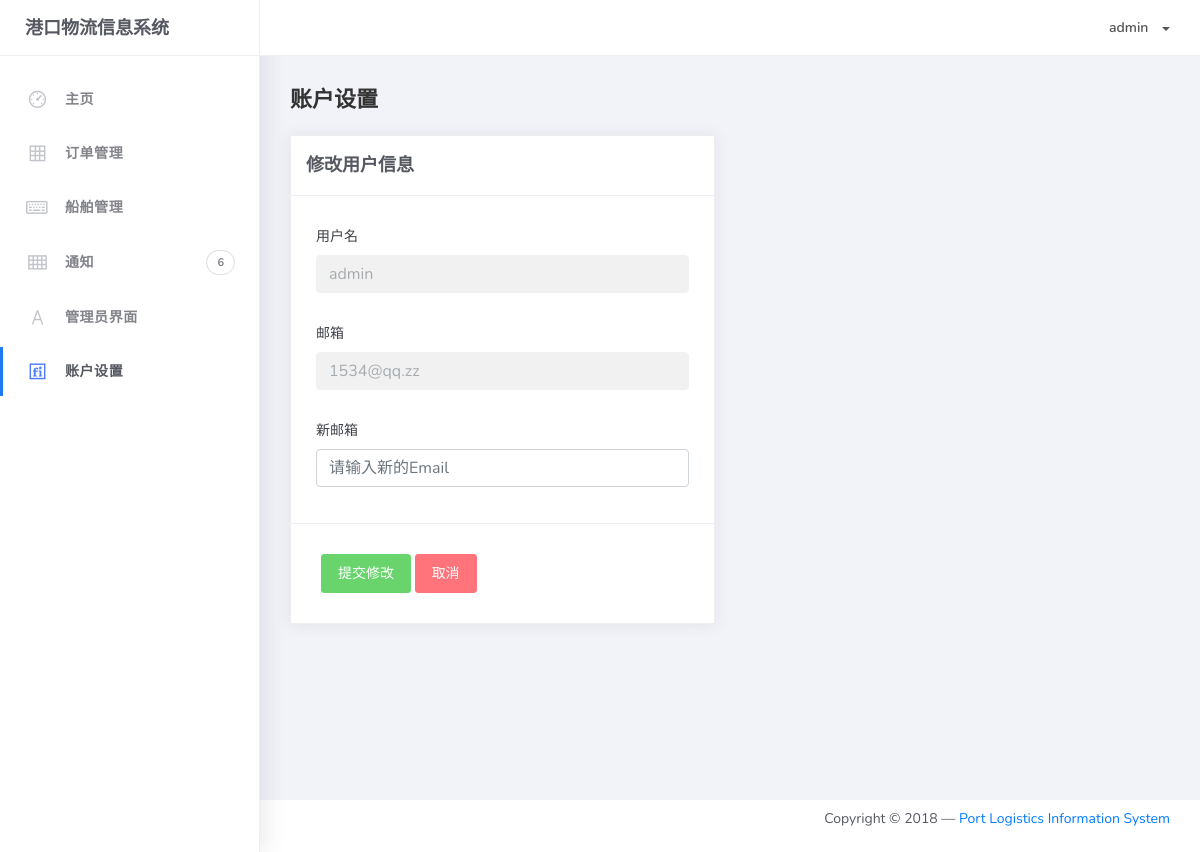
Page /change_email/ (signed in) on the earlier database version.
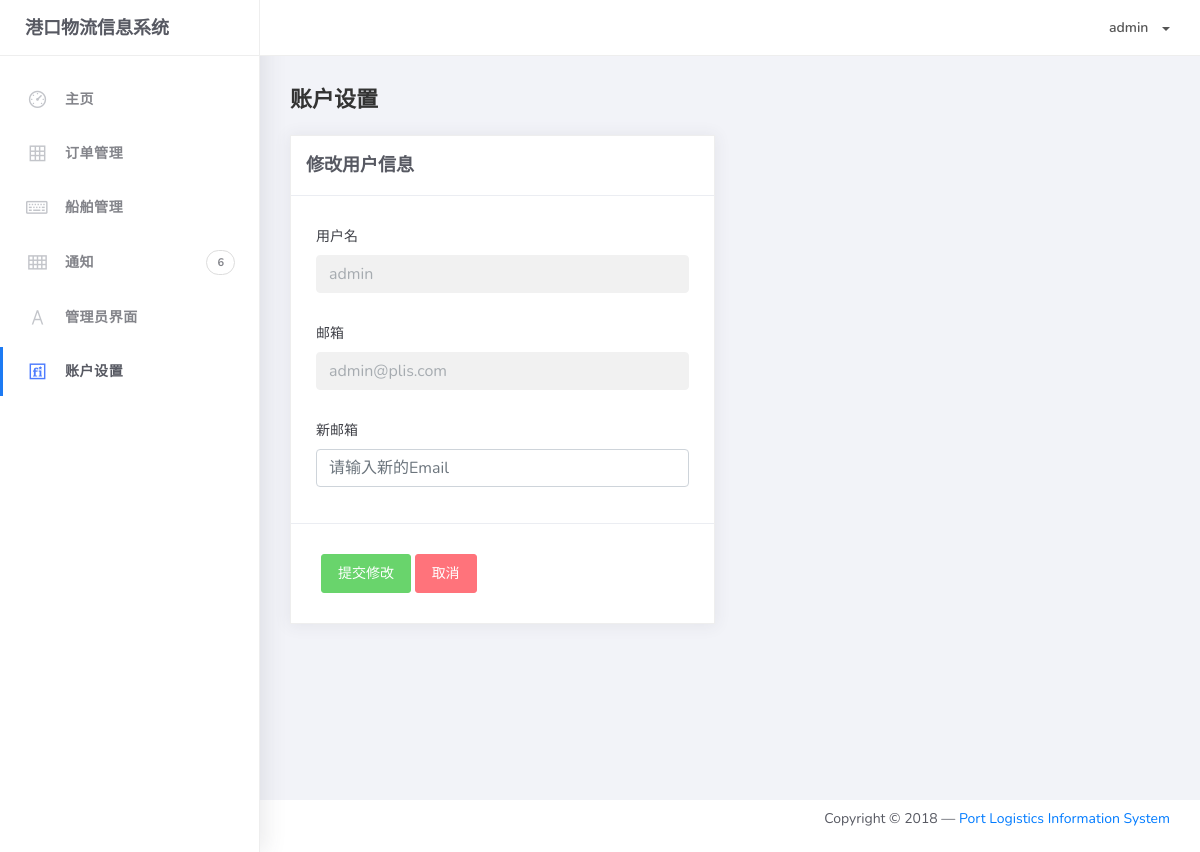
Same page on the later database version.
### login/models.py (models this page shows)
class ManagerUser(AbstractUser):
    class Meta(AbstractUser.Meta):
        pass

### login/views.py (the view)
# urls.py: path('change_email/', views.change_email, name="change_email")
def change_email(request):
    if not request.user.is_authenticated:
        return redirect('login')
    else:
        if request.method == 'POST':
            Email_Form = EmailForm(request.POST, user=request.user)
            if Email_Form.is_valid():
                pass
        else:
            Email_Form = EmailForm()
        context = {'Email_Form': Email_Form, }
        return render(request,"change_email.html", context)

### login/forms.py (shortened to what this page needs)
class EmailForm(forms.Form):
    email = forms.EmailField(label='新邮箱', widget=forms.EmailInput(attrs={
                                 'class': 'form-control',
                                 'placeholder': '请输入新的Email',
                             }))
    def __init__(self, *args, **kwargs):
        if 'user' in kwargs:
            self.user = kwargs.pop('user')
        super(EmailForm, self).__init__(*args, **kwargs)

### login/templates/change_email.html (shortened to what this page needs)
{% extends 'profiles.html' %}
{% block main %}
    <form method="POST" class="card" novalidate="" action="{% url 'change_email' %}">
    <div class="card-header">
        <div class="card-title">修改用户信息</div>
    </div>
    <div class="card-body">
        <div class="form-group">
            <label for="disableinput">用户名</label>
            <input type="text" class="form-control" id="disableinput" placeholder="{{ user.username }}" disabled>
        </div>
        <div class="form-group">
            <label for="disableinput">邮箱</label>
            <input type="email" class="form-control" name="disableinput" placeholder="{{ user.email }}" disabled>
        </div>
        {% for field in Email_Form %}
            <div class="form-group">
                <label for="{{ field.id_for_label }}">{{ field.label }}</label>
                {{ field }}
            </div>
        {% endfor %}
    </div>
    <div class="card-action">
        <button type="submit" class="btn btn-success">提交修改</button>
        <button class="btn btn-danger">取消</button>
    </div>
    </form>
{% endblock %}

### login/templates/index.html (shortened to what this page needs)
{% load staticfiles %}
<!DOCTYPE html>
<html>
<head>
	<link rel="stylesheet" href="{% static 'assets/css/bootstrap.min.css'%}">
	<link rel="stylesheet" href="{% static 'assets/css/ready.css'%}">
	<link rel="stylesheet" href="{% static 'assets/css/demo.css'%}">
</head>
<body>
	<div class="wrapper">
		<div class="main-header">
			<div class="logo-header">
				<a href="index.html" class="logo">
					港口物流信息系统
				</a>
			</div>
			<nav class="navbar navbar-header navbar-expand-lg">
				<div class="container-fluid">
					<ul class="navbar-nav topbar-nav ml-md-auto align-items-center">
						<li class="nav-item dropdown">
							<a class="dropdown-toggle profile-pic" data-toggle="dropdown" href="#" aria-expanded="false"> <span >{{ user.username }}</span> </a>
							</li>
						</ul>
					</div>
				</nav>
			</div>
			<div class="sidebar">
				<div class="scrollbar-inner sidebar-wrapper">
					<ul class="nav">
                    {% block sidebar %}{% endblock %}
					</ul>
				</div>
			</div>
			<div class="main-panel">
                {% block main-panel %}{% endblock %}
				</div>
				<footer class="footer">
					<div class="container-fluid">
						<nav class="pull-left">
							<ul class="nav">
								<li class="nav-item">
									<a class="nav-link" href="#">
									</a>
								</li>
							</ul>
						</nav>
						<div class="copyright ml-auto">
							Copyright © 2018 —  <a href="#">Port Logistics Information System</a>
					    </div>
                    </div>
				</footer>
			</div>
</body>
</html>

Differences in the rows shown:
changed ManagerUser "admin": disableinput "1534@qq.zz" → "admin@plis.com"
